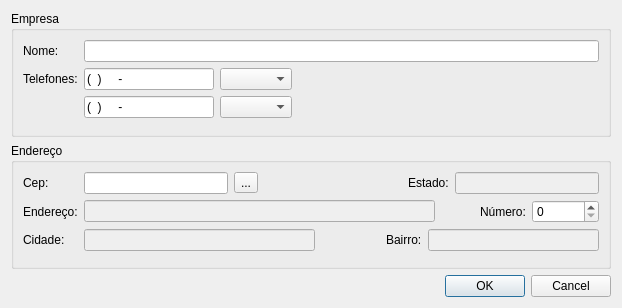
<?xml version="1.0" encoding="UTF-8"?>
<ui version="4.0">
 <class>EmpresaAddView</class>
 <widget class="QDialog" name="EmpresaAddView">
  <property name="geometry">
   <rect>
    <x>0</x>
    <y>0</y>
    <width>608</width>
    <height>308</height>
   </rect>
  </property>
  <property name="windowTitle">
   <string>Nova Empresa</string>
  </property>
  <layout class="QVBoxLayout" name="verticalLayout">
   <item>
    <widget class="QGroupBox" name="groupBox_2">
     <property name="title">
      <string>Empresa</string>
     </property>
     <layout class="QFormLayout" name="formLayout_2">
      <item row="0" column="0">
       <widget class="QLabel" name="label">
        <property name="text">
         <string>Nome:</string>
        </property>
       </widget>
      </item>
      <item row="0" column="1">
       <widget class="QLineEdit" name="nomeLineEdit"/>
      </item>
      <item row="1" column="0">
       <widget class="QLabel" name="label_8">
        <property name="text">
         <string>Telefones:</string>
        </property>
       </widget>
      </item>
      <item row="1" column="1">
       <layout class="QHBoxLayout" name="horizontalLayout_4">
        <item>
         <widget class="QLineEdit" name="fone01lineEdit">
          <property name="maximumSize">
           <size>
            <width>130</width>
            <height>16777215</height>
           </size>
          </property>
          <property name="inputMask">
           <string>(99) 9999-9999; </string>
          </property>
         </widget>
        </item>
        <item>
         <widget class="QComboBox" name="tipoFone01comboBox"/>
        </item>
        <item>
         <spacer name="horizontalSpacer_4">
          <property name="orientation">
           <enum>Qt::Horizontal</enum>
          </property>
          <property name="sizeHint" stdset="0">
           <size>
            <width>40</width>
            <height>20</height>
           </size>
          </property>
         </spacer>
        </item>
       </layout>
      </item>
      <item row="2" column="1">
       <layout class="QHBoxLayout" name="horizontalLayout_5">
        <item>
         <widget class="QLineEdit" name="fone02LineEdit">
          <property name="maximumSize">
           <size>
            <width>130</width>
            <height>16777215</height>
           </size>
          </property>
          <property name="inputMask">
           <string>(99) 9999-9999; </string>
          </property>
         </widget>
        </item>
        <item>
         <widget class="QComboBox" name="tiporFone02comboBox"/>
        </item>
        <item>
         <spacer name="horizontalSpacer_5">
          <property name="orientation">
           <enum>Qt::Horizontal</enum>
          </property>
          <property name="sizeHint" stdset="0">
           <size>
            <width>40</width>
            <height>20</height>
           </size>
          </property>
         </spacer>
        </item>
       </layout>
      </item>
     </layout>
    </widget>
   </item>
   <item>
    <widget class="QGroupBox" name="groupBox">
     <property name="minimumSize">
      <size>
       <width>600</width>
       <height>0</height>
      </size>
     </property>
     <property name="title">
      <string>Endereço</string>
     </property>
     <layout class="QFormLayout" name="formLayout">
      <item row="0" column="0">
       <widget class="QLabel" name="label_2">
        <property name="text">
         <string>Cep:</string>
        </property>
       </widget>
      </item>
      <item row="0" column="1">
       <layout class="QHBoxLayout" name="horizontalLayout">
        <item>
         <widget class="QLineEdit" name="cepLineEdit">
          <property name="maximumSize">
           <size>
            <width>148</width>
            <height>16777215</height>
           </size>
          </property>
         </widget>
        </item>
        <item>
         <widget class="QToolButton" name="cepToolButton">
          <property name="text">
           <string>...</string>
          </property>
         </widget>
        </item>
        <item>
         <spacer name="horizontalSpacer">
          <property name="orientation">
           <enum>Qt::Horizontal</enum>
          </property>
          <property name="sizeHint" stdset="0">
           <size>
            <width>40</width>
            <height>20</height>
           </size>
          </property>
         </spacer>
        </item>
        <item>
         <widget class="QLabel" name="label_6">
          <property name="text">
           <string>Estado:</string>
          </property>
         </widget>
        </item>
        <item>
         <widget class="QLineEdit" name="estadoLineEdit">
          <property name="enabled">
           <bool>false</bool>
          </property>
          <property name="minimumSize">
           <size>
            <width>131</width>
            <height>0</height>
           </size>
          </property>
          <property name="maximumSize">
           <size>
            <width>148</width>
            <height>16777215</height>
           </size>
          </property>
         </widget>
        </item>
       </layout>
      </item>
      <item row="1" column="0">
       <widget class="QLabel" name="label_3">
        <property name="text">
         <string>Endereço:</string>
        </property>
       </widget>
      </item>
      <item row="1" column="1">
       <layout class="QHBoxLayout" name="horizontalLayout_2">
        <item>
         <widget class="QLineEdit" name="enderecoLineEdit">
          <property name="enabled">
           <bool>false</bool>
          </property>
          <property name="minimumSize">
           <size>
            <width>351</width>
            <height>0</height>
           </size>
          </property>
         </widget>
        </item>
        <item>
         <spacer name="horizontalSpacer_2">
          <property name="orientation">
           <enum>Qt::Horizontal</enum>
          </property>
          <property name="sizeHint" stdset="0">
           <size>
            <width>40</width>
            <height>20</height>
           </size>
          </property>
         </spacer>
        </item>
        <item>
         <widget class="QLabel" name="label_7">
          <property name="text">
           <string>Número:</string>
          </property>
         </widget>
        </item>
        <item>
         <widget class="QSpinBox" name="numeroSpinBox">
          <property name="maximum">
           <number>9999999</number>
          </property>
         </widget>
        </item>
       </layout>
      </item>
      <item row="2" column="0">
       <widget class="QLabel" name="label_4">
        <property name="text">
         <string>Cidade:</string>
        </property>
       </widget>
      </item>
      <item row="2" column="1">
       <layout class="QHBoxLayout" name="horizontalLayout_3">
        <item>
         <widget class="QLineEdit" name="cidadeLineEdit">
          <property name="enabled">
           <bool>false</bool>
          </property>
          <property name="minimumSize">
           <size>
            <width>231</width>
            <height>0</height>
           </size>
          </property>
          <property name="maximumSize">
           <size>
            <width>231</width>
            <height>16777215</height>
           </size>
          </property>
         </widget>
        </item>
        <item>
         <spacer name="horizontalSpacer_3">
          <property name="orientation">
           <enum>Qt::Horizontal</enum>
          </property>
          <property name="sizeHint" stdset="0">
           <size>
            <width>40</width>
            <height>20</height>
           </size>
          </property>
         </spacer>
        </item>
        <item>
         <widget class="QLabel" name="label_5">
          <property name="text">
           <string>Bairro:</string>
          </property>
         </widget>
        </item>
        <item>
         <widget class="QLineEdit" name="bairroLineEdit">
          <property name="enabled">
           <bool>false</bool>
          </property>
          <property name="minimumSize">
           <size>
            <width>171</width>
            <height>0</height>
           </size>
          </property>
          <property name="maximumSize">
           <size>
            <width>171</width>
            <height>16777215</height>
           </size>
          </property>
         </widget>
        </item>
       </layout>
      </item>
     </layout>
    </widget>
   </item>
   <item>
    <widget class="QDialogButtonBox" name="buttonBox">
     <property name="orientation">
      <enum>Qt::Horizontal</enum>
     </property>
     <property name="standardButtons">
      <set>QDialogButtonBox::Cancel|QDialogButtonBox::Ok</set>
     </property>
    </widget>
   </item>
  </layout>
 </widget>
 <resources/>
 <connections>
  <connection>
   <sender>buttonBox</sender>
   <signal>accepted()</signal>
   <receiver>EmpresaAddView</receiver>
   <slot>accept()</slot>
   <hints>
    <hint type="sourcelabel">
     <x>248</x>
     <y>254</y>
    </hint>
    <hint type="destinationlabel">
     <x>157</x>
     <y>274</y>
    </hint>
   </hints>
  </connection>
  <connection>
   <sender>buttonBox</sender>
   <signal>rejected()</signal>
   <receiver>EmpresaAddView</receiver>
   <slot>reject()</slot>
   <hints>
    <hint type="sourcelabel">
     <x>316</x>
     <y>260</y>
    </hint>
    <hint type="destinationlabel">
     <x>286</x>
     <y>274</y>
    </hint>
   </hints>
  </connection>
 </connections>
</ui>
